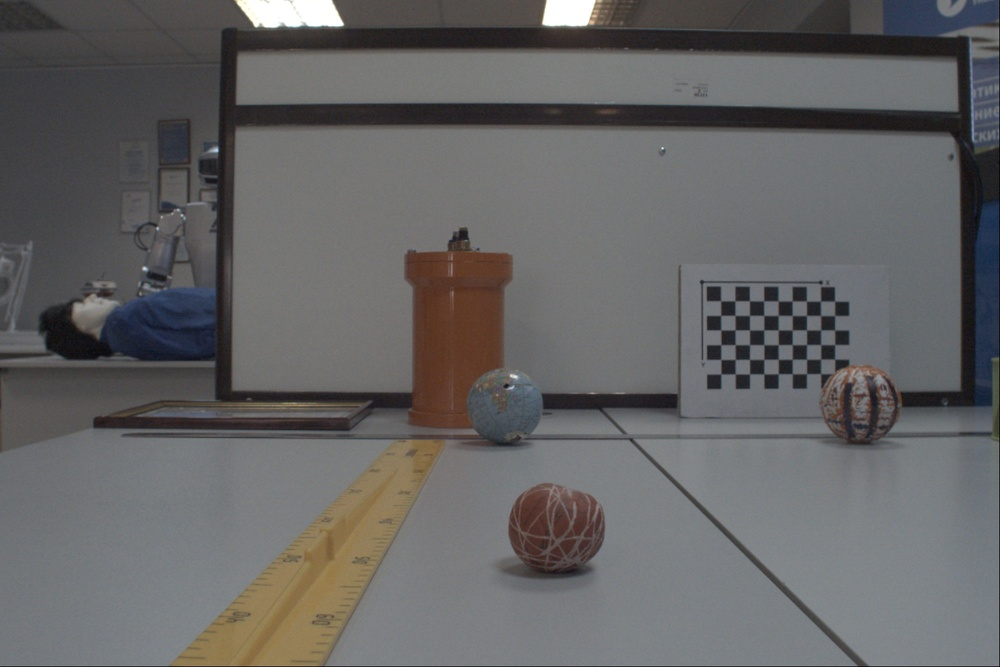
//> input picture Fotoset/FEDOR/L_27_4_37.jpg, 1000 x 667 px, shrunk from 1500 x 1000 before the run
$ ./main   (built with g++ and OpenCV 4)
//> lines starting //> are read from the running program, lines starting //| are printed output that depends on the picture
### QM_CV/QM_CV/CV_Q/three_dimensional_proc.h
#pragma once
#ifndef THREE_DIMENSIONAL_PROC_H
#define THREE_DIMENSIONAL_PROC_H

#include "opencv2/core.hpp"
#include <opencv2/imgcodecs.hpp>
#include <opencv2/highgui.hpp>
#include <opencv2/opencv.hpp>

#include <iostream>
#include <fstream>

#include "disparity.h"
#include "calibrate.h"

/*!
 *  \brief Функция для нахождения двумерных и трёхмерных координат точек на стереоизображении
 *
 *  \param[in] imageL Ректифицированное левое изображение
 *  \param[in] imageR Ректифицированное правое изображение
 *  \param[in] calib_par Структура с параметрами стереокалибровки
 *
 *  \param[out] disparity Двумерный вектор, содержащий 2D и 3D координаты точек на изображении
*/
std::vector<std::vector<double>> point3d_finder(cv::Mat imageL, cv::Mat imageR, stereo_output_par_t calib_par);

/*!
 *  \brief Функция для нахождения трёхмерных координат точки по 2д клику
 *
 *  \param[in] imageL Ректифицированное левое изображение
 *  \param[in] imageR Ректифицированное правое изображение
 *  \param[in] xy Координаты 2д клика мыши
 *  \param[in] calib_par Структура с параметрами стереокалибровки
 *
 *  \param[out] point3D Вектор координат найденных 3д точек на изображении
*/
cv::Vec3f third_coords(cv::Mat imageL, cv::Mat imageR, cv::Point xy, stereo_output_par_t calib_par);

/*!
 *  \brief Функция для нахождения двумерных и трёхмерных координат точек на стереоизображении
 *
 *  \param[in] points23D Вектор двумерных и трёхмерных координат точек
 *  \param[in] filename Имя файла для записи точек
*/
void write_coords_file(std::vector<std::vector<double>> points23D,std::string filename);

#endif // THREE_DIMENSIONAL_PROC_H

### QM_CV/QM_CV/CV_Q/calibrate.cpp
#include "calibrate.h"


/// Функция общей калибровки
// [269 lines left out: functions calibrate_with_mono, calibrate_camera, calibrate_stereo, print_mono_camera_parameters, print_stereo_camera_parameters, read_mono_params, not called in this run]

/// Функция чтения параметров калибровки двух камер из файлов
stereo_output_par_t read_stereo_params(std::string filename){

    stereo_output_par_t stereo_params_struct = {};

    cv::FileStorage stereo_fs;
    if (stereo_fs.open(filename, cv::FileStorage::READ)){
        if (stereo_fs.isOpened()){
            stereo_fs["cameraMatrixL"]              >> stereo_params_struct.cameraM1;
            stereo_fs["cameraMatrixR"]              >> stereo_params_struct.cameraM2;
            stereo_fs["DistorsionCoeffsL"]          >> stereo_params_struct.distCoeffs1;
            stereo_fs["DistorsionCoeffsR"]          >> stereo_params_struct.distCoeffs2;
            stereo_fs["RotationMatrix"]             >> stereo_params_struct.R;
            stereo_fs["TranslationMatrix"]          >> stereo_params_struct.T;
            stereo_fs["EssentialMatrix"]            >> stereo_params_struct.E;
            stereo_fs["FundamentalMatrix"]          >> stereo_params_struct.F;
            stereo_fs["VectorOfRotationVectors"]    >> stereo_params_struct.rvecs;
            stereo_fs["VectorOfTranslationVectors"] >> stereo_params_struct.tvecs;
            stereo_fs["PerViewErrors"]              >> stereo_params_struct.perViewErrors;
            stereo_fs["RMS"]                        >> stereo_params_struct.RMS;
            stereo_fs.release();
        } else {
            std::cerr << "Ошибка при открытии файла " << filename << std::endl;
        }
    }
    return stereo_params_struct;
}

/// Функция для записи параметров калибровки одной камеры
// [44 lines left out: functions write_mono_params, write_stereo_params, not called in this run]

### QM_CV/QM_CV/CV_Q/three_dimensional_proc.cpp
#include "three_dimensional_proc.h"


std::vector<std::vector<double>> point3d_finder(cv::Mat imageL, cv::Mat imageR, stereo_output_par_t calib_par){

    // Стереоректификация изображений
    cv::Mat mapLx, mapLy, mapRx, mapRy;
    cv::Mat Q, R1, R2, P1, P2;

    // Перевод изображений из цветного формата в монохромный
    cv::Mat grayImageLeft, grayImageRight;
    cv::cvtColor(imageL, grayImageLeft, cv::COLOR_BGR2GRAY);
    cv::cvtColor(imageR, grayImageRight, cv::COLOR_BGR2GRAY);

    // Ректификация и устранение искажений
    cv::stereoRectify(calib_par.cameraM1, calib_par.distCoeffs1, calib_par.cameraM2, calib_par.distCoeffs2,
                      cv::Size(grayImageLeft.cols, grayImageLeft.rows), calib_par.R, calib_par.T, R1, R2, P1, P2, Q, cv::CALIB_ZERO_DISPARITY);

    cv::initUndistortRectifyMap(calib_par.cameraM1, calib_par.distCoeffs1, R1, P1,
                                cv::Size(imageL.cols, imageL.rows), CV_32FC1, mapLx, mapLy);

    cv::initUndistortRectifyMap(calib_par.cameraM2, calib_par.distCoeffs2, R2, P2,
                                cv::Size(imageL.cols, imageL.rows), CV_32FC1, mapRx, mapRy);

    cv::Mat rectifiedLeft, rectifiedRight;

    cv::remap(grayImageLeft, rectifiedLeft, mapLx, mapLy, cv::INTER_LINEAR, cv::BORDER_CONSTANT, 0);
    cv::remap(grayImageRight, rectifiedRight, mapRx, mapRy, cv::INTER_LINEAR, cv::BORDER_CONSTANT, 0);

    // Рассчёт карты диспаратности методом SGBM
    stereo_sgbm_t SGBM_par;
    cv::Mat disparity;

    cv::Ptr<cv::StereoSGBM> stereo = cv::StereoSGBM::create();
    int cn = imageL.channels();
    stereo->setNumDisparities(SGBM_par.numDisparities*64);
    stereo->setBlockSize(SGBM_par.blockSize);
    stereo->setMinDisparity(SGBM_par.minDisparity);
    stereo->setPreFilterCap(SGBM_par.preFilterCap);
    stereo->setUniquenessRatio(SGBM_par.uniquenessRatio);
    stereo->setSpeckleWindowSize(SGBM_par.speckleWindowSize);
    stereo->setSpeckleRange(SGBM_par.speckleRange);
    stereo->setDisp12MaxDiff(SGBM_par.disp12MaxDiff);
    stereo->setP1(8*cn*SGBM_par.P1_*SGBM_par.P1_);
    stereo->setP1(32*cn*SGBM_par.P2_*SGBM_par.P2_);

    stereo_d_map(imageL, imageR, disparity, stereo);

    // Поиск 3д точек
    cv::Mat points23D;
    cv::reprojectImageTo3D(disparity, points23D, Q, true, CV_32F);

    std::vector<std::vector<double>> result;

    //std::vector<std::vector<int>> vu;             // 2D координаты точки на изображении
    //std::vector<std::vector<double>> xyz;         // 3D координаты точки в пространстве
    //std::vector<std::vector<int>> rgb;            // цвет 3D точки


    std::vector<double> limit_outlierArea {-8.0e3, -8.0e3, 250, 8.0e3, 8.0e3, 15.20e3};

    int valid_points = 0;


    for(int v = 0; v < points23D.rows; v++)
    {
        for(int u = 0; u < points23D.cols; u++)
        {
            cv::Vec3f xyz3D = points23D.at<cv::Vec3f>(v, u);

            if( xyz3D[0] < limit_outlierArea[0] ) continue;
            if( xyz3D[1] < limit_outlierArea[1] ) continue;
            if( xyz3D[2] < limit_outlierArea[2] ) continue;

            if( xyz3D[0] > limit_outlierArea[3] ) continue;
            if( xyz3D[1] > limit_outlierArea[4] ) continue;
            if( xyz3D[2] > limit_outlierArea[5] ) continue;

            //std::vector<double> pointData = {static_cast<double>(v), static_cast<double>(u), xyz3D[0], xyz3D[1], xyz3D[2]};
            //result.push_back(pointData);

            /*
            result.at<double>(valid_points,0) = v;
            result.at<double>(valid_points,1) = u;
            result.at<double>(valid_points,2) = xyz3D[0];
            result.at<double>(valid_points,3) = xyz3D[1];
            result.at<double>(valid_points,4) = xyz3D[2];
            */

            result.push_back({static_cast<double>(u), static_cast<double>(v), xyz3D[0], xyz3D[1], xyz3D[2]});

            valid_points++;
        }
    }
    return result;
}

// [92 lines left out: functions third_coords, write_coords_file, not called in this run]

### QM_CV/QM_CV/CV_Q/Examples/point3dfinder_example/main.cpp
#include "../../three_dimensional_proc.h"


int main(){

    std::string file_name = "../../test_calib.yml";
    stereo_output_par_t calib_par = read_stereo_params(file_name);

    cv::Mat imageL = cv::imread("../../../../Fotoset/FEDOR/L_27_4_37.jpg");
//> imageL is the input picture: 667 rows x 1000 cols, CV_8UC3; mean B, G, R 100.4, 100.1, 100.8
    cv::Mat imageR = cv::imread("../../../../Fotoset/FEDOR/R_27_4_37.jpg");
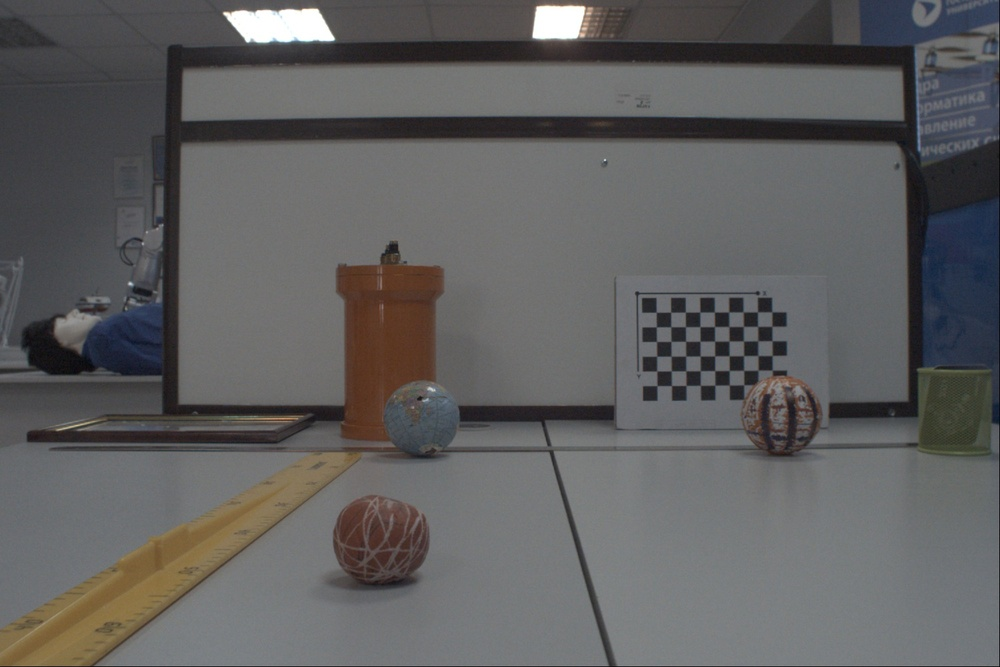
//> input picture Fotoset/FEDOR/R_27_4_37.jpg, 1000 x 667 px, shrunk from 1500 x 1000 before the run
//> imageR is the input picture: 667 rows x 1000 cols, CV_8UC3; mean B, G, R 95.4, 95.3, 95.9

    // Поск 3д точек и сохранение их в формате x y 3d_x 3d_y 3d_z
    std::vector<std::vector<double>> coords3d = point3d_finder(imageL, imageR, calib_par);
//> in point3d_finder, `cv::cvtColor(imageL, grayImageLeft, cv::COLOR_BGR2GRAY);`:
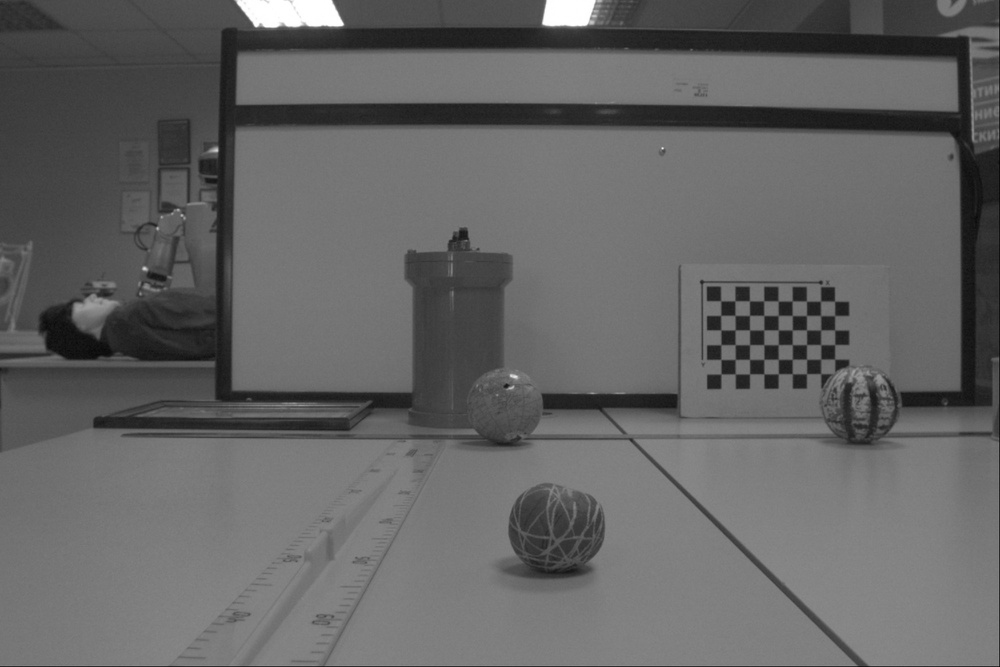
//> grayImageLeft: 667 rows x 1000 cols, CV_8UC1; min 6, max 255, mean 100.4
//> in point3d_finder, `cv::cvtColor(imageR, grayImageRight, cv::COLOR_BGR2GRAY);`:
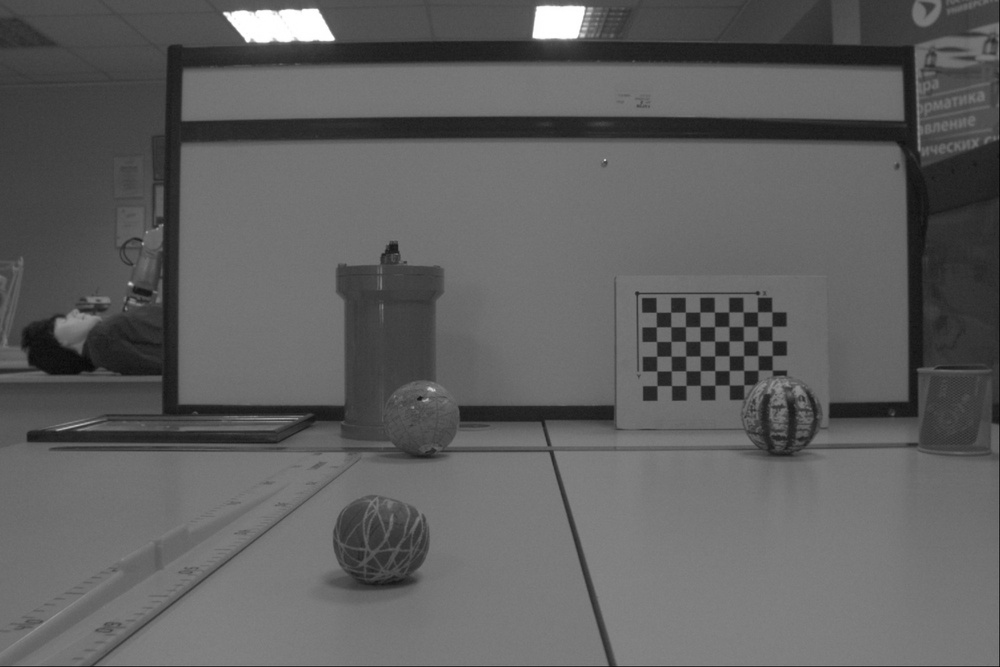
//> grayImageRight: 667 rows x 1000 cols, CV_8UC1; min 7, max 255, mean 95.5
//> (the run ends here: the program stops with an error, at `cv::stereoRectify(calib_par.cameraM1, calib_par.distCoeffs1, calib_par..`)
